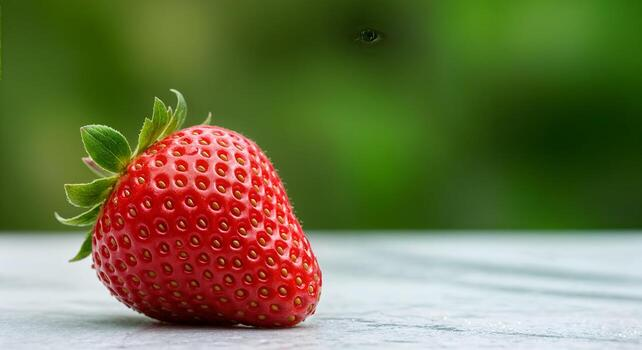
#> input picture CV-lab/input.jpg, 642 x 350 px
$ python ex36.py
#> lines starting #> are read from the running program, lines starting #| are printed output that depends on the picture; after the words box and inside, x2 and y2 are one past the last pixel; in counts of white or black regions, pixels touching at a corner belong together
### CV-lab/cv_lab_common.py
"""Small helpers shared by the numbered OpenCV lab experiments."""

from pathlib import Path

import cv2


LAB_DIR = Path(__file__).resolve().parent


def image_path(filename: str = "input.jpg") -> Path:
    return LAB_DIR / filename


def read_image(filename: str = "input.jpg", flags: int = cv2.IMREAD_COLOR):
#> called with filename = 'input.jpg', flags = 1
    path = image_path(filename)
    image = cv2.imread(str(path), flags)
#> image is the input picture: shape (350, 642, 3); mean B, G, R 73.5, 116.1, 112.3
    if image is None:
        raise FileNotFoundError(f"Could not read image: {path}")
    return image


# [7 lines left out: function read_video, not called in this run]


def show_images(*named_images):
    """Show resizable, screen-sized image windows and wait for a key press."""
    if not named_images:
        return

    max_width = 800
    max_height = 650
    for title, image in named_images:
        height, width = image.shape[:2]
        scale = min(1, max_width / width, max_height / height)
        window_width = max(1, round(width * scale))
        window_height = max(1, round(height * scale))

        cv2.namedWindow(title, cv2.WINDOW_NORMAL)
        cv2.imshow(title, image)
        cv2.resizeWindow(title, window_width, window_height)
    cv2.waitKey(0)
    cv2.destroyAllWindows()

### CV-lab/ex36.py
"""Remove pixels in a chosen background color range (HSV color levels).

Default range targets a green background; adjust the HSV limits for the image.
"""

import cv2
import numpy as np

from cv_lab_common import read_image, show_images


def subtract_background(image, lower_hsv=(35, 40, 40), upper_hsv=(85, 255, 255)):
#> called with lower_hsv = (35, 40, 40), upper_hsv = (85, 255, 255)
    hsv = cv2.cvtColor(image, cv2.COLOR_BGR2HSV)
#> hsv: shape (350, 642, 3); mean H, S, V 58.9, 156.5, 136.7
    background_mask = cv2.inRange(
        hsv, np.array(lower_hsv, dtype=np.uint8), np.array(upper_hsv, dtype=np.uint8)
    )
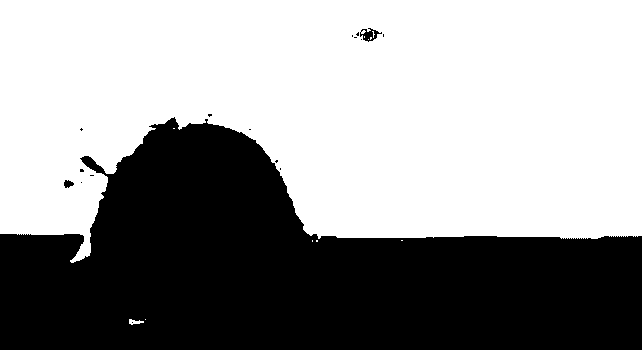
#> background_mask: shape (350, 642); 59.4% white; 17 black regions (14 under 20 px), largest, box (x1, y1, x2, y2) and area: (0, 117, 642, 350) 91076, (360, 28, 382, 42) 144, (64, 180, 74, 188) 55
    foreground = cv2.bitwise_and(image, image, mask=cv2.bitwise_not(background_mask))
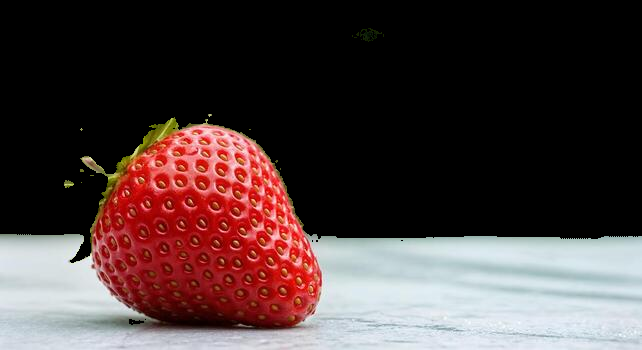
#> foreground: shape (350, 642, 3); mean B, G, R 59.7, 59.9, 76.4
    return foreground, background_mask


if __name__ == "__main__":
    image = read_image()
    foreground, mask = subtract_background(image)
    show_images(("Original", image), ("Detected background", mask), ("Background removed", foreground))
